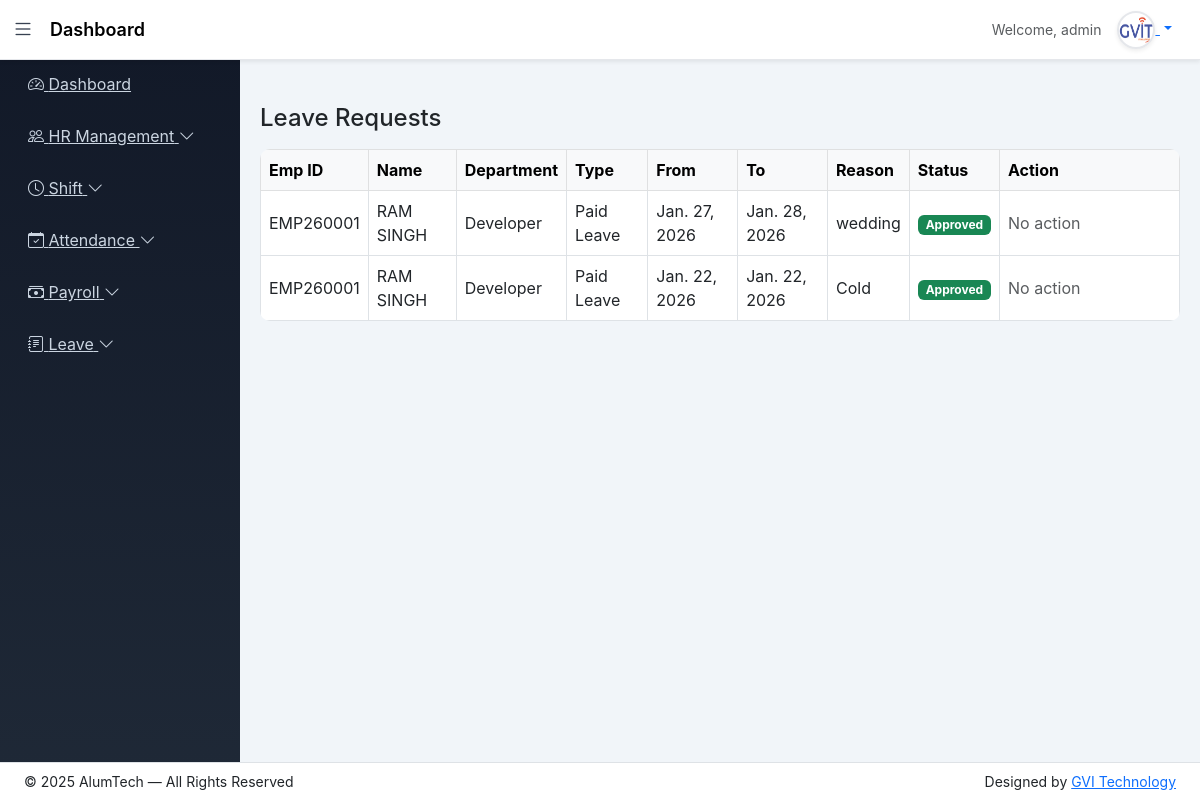
/leave/manage/ (signed in), run on an earlier commit of the app's database.
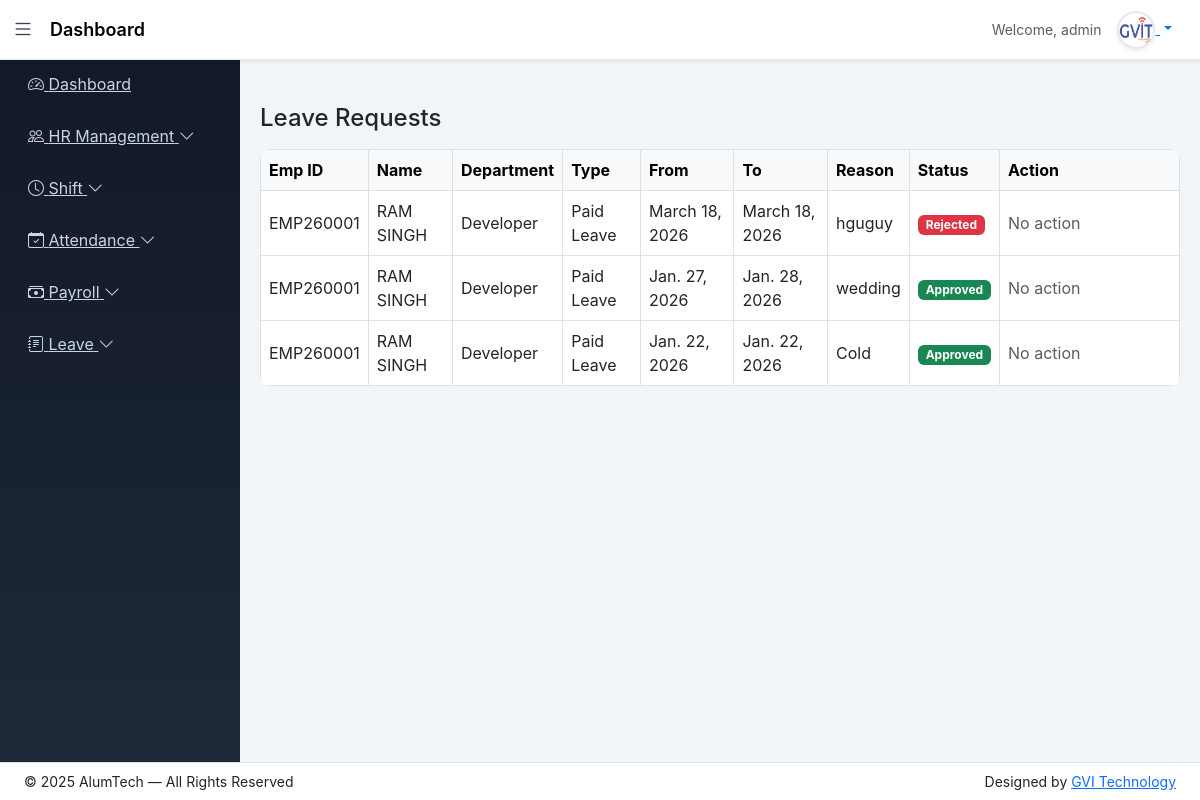
And on a later commit of the database.
### app/models.py (models this page shows, shortened)
class Leave(models.Model):
    LEAVE_TYPE_CHOICES = [
        ('CL', 'Casual Leave'),
        ('SL', 'Sick Leave'),
        ('PL', 'Paid Leave'),
    ]
    STATUS_CHOICES = [
        ('Pending', 'Pending'),
        ('Approved', 'Approved'),
        ('Rejected', 'Rejected'),
    ]
    employee = models.ForeignKey(Employee,on_delete=models.CASCADE,related_name='leaves')
    leave_type = models.CharField(max_length=20,choices=LEAVE_TYPE_CHOICES)
    start_date = models.DateField()
    end_date = models.DateField()
    reason = models.TextField()
    status = models.CharField(max_length=20,choices=STATUS_CHOICES,default='Pending')
    rejection_reason = models.TextField(blank=True, null=True)
    applied_at = models.DateTimeField(auto_now_add=True)
    reviewed_by = models.ForeignKey(User,on_delete=models.SET_NULL,null=True,blank=True)
    reviewed_at = models.DateTimeField(null=True, blank=True)

class Employee(models.Model):
    BLOOD_GROUP_CHOICES = [
        ('A+', 'A+'), ('A-', 'A-'),
        ('B+', 'B+'), ('B-', 'B-'),
        ('O+', 'O+'), ('O-', 'O-'),
        ('AB+', 'AB+'), ('AB-', 'AB-'),
    ]
    BACHELOR_CHOICES = [
        ('BCom', 'B.Com'),
        ('BSc', 'B.Sc'),
        ('BA', 'B.A'),
        ('BTech', 'B.Tech'),
    ]
    MASTER_CHOICES = [
        ('MCom', 'M.Com'),
        ('MSc', 'M.Sc'),
        ('MA', 'M.A'),
        ('MTech', 'M.Tech'),
    ]
    first_name = models.CharField(max_length=50)
    middle_name = models.CharField(max_length=50, blank=True)
    last_name = models.CharField(max_length=50)
    gender = models.CharField(max_length=10,choices=[('Male','Male'),('Female','Female'),('Other','Other')])
    blood_group = models.CharField(max_length=10, choices=BLOOD_GROUP_CHOICES, blank=True, null=True)
    date_of_birth = models.DateField(null=True, blank=True)
    father_name = models.CharField(max_length=100, blank=True)
    mother_name = models.CharField(max_length=100, blank=True)
    user = models.OneToOneField(User, on_delete=models.CASCADE, null=True, blank=True, related_name='employee_profile')
    email = models.EmailField(unique=True)
    contact_no = models.CharField(max_length=15)
    emergency_contact = models.CharField(max_length=15)
    address = models.TextField(blank=True, null=True)
    permanent_address = models.TextField(blank=True, null=True)
    bachelor_degree = models.CharField(max_length=10, choices=BACHELOR_CHOICES, blank=True, null=True)
    master_degree = models.CharField(max_length=10, choices=MASTER_CHOICES, blank=True, null=True)
    employee_id = models.CharField(max_length=20, unique=True)
    role = models.CharField(
    max_length=20,
    choices=[
        ('HR','HR'),
        ('ACCOUNTS','Accounts'),
        ('EMPLOYEE','Employee')
    ],
    default='EMPLOYEE'
)
    department = models.ForeignKey(Department, on_delete=models.PROTECT)
    designation = models.ForeignKey(Designation, on_delete=models.PROTECT)
    date_of_joining = models.DateField(blank=True, null=True)
    photo = models.ImageField(upload_to='employees/', blank=True, null=True)
    pan_no = models.CharField(max_length=10,blank=True,null=True)
    Aadhar_no = models.CharField(max_length=12,blank=True,null=True)
    Bank_name = models.CharField(max_length=50,blank=True,null=True)
    acc_no = models.CharField(max_length=15,blank=True,null=True)
    ifsc_no = models.CharField(max_length=15,blank=True,null=True)
    branch_name = models.CharField(max_length=50,blank=True,null=True)
    is_active = models.BooleanField(default=True)
    created_at = models.DateTimeField(auto_now_add=True)
    lwp_balance = models.IntegerField(default=0)
    generated_at = models.DateField(blank=True, null=True)
    created_by = models.ForeignKey(User, on_delete=models.SET_NULL, null=True, blank=True, related_name='created_employees')
    def full_name(self):
        return f"{self.first_name} {self.middle_name} {self.last_name}".strip()

class Department(models.Model):
    name = models.CharField(max_length=100, unique=True)
    description = models.TextField(blank=True)

### app/views.py (the view)
# urls.py: path('leave/manage/', views.admin_leave_list, name='admin_leave_list'),
@login_required(login_url='login')
def admin_leave_list(request):
    leaves = Leave.objects.select_related(
        'employee__department',
        'employee__designation'
    ).order_by('-applied_at')
    return render(request, 'leave/admin_leave_list.html', {
        'leaves': leaves
    })

### templates/leave/admin_leave_list.html (shortened to what this page needs)
{% extends 'base_dashboard.html' %}
{% block content %}
<h4 class="mb-3">Leave Requests</h4>
<table class="table table-bordered align-middle">
  <thead class="table-light">
    <tr>
      <th>Emp ID</th>
      <th>Name</th>
      <th>Department</th>
      <th>Type</th>
      <th>From</th>
      <th>To</th>
      <th>Reason</th>
      <th>Status</th>
      <th width="180">Action</th>
    </tr>
  </thead>
  <tbody>
    {% for leave in leaves %}
    <tr>
      <td>{{ leave.employee.employee_id }}</td>
      <td>{{ leave.employee.full_name }}</td>
      <td>{{ leave.employee.department.name }}</td>
      <td>{{ leave.get_leave_type_display }}</td>
      <td>{{ leave.start_date }}</td>
      <td>{{ leave.end_date }}</td>
      <td>{{ leave.reason|truncatechars:40 }}</td>
      <td>
        <span
          class="badge {% if leave.status == 'Approved' %}bg-success{% elif leave.status == 'Rejected' %}bg-danger{% else %}bg-warning{% endif %}"
        >
          {{ leave.status }}
        </span>
      </td>
      <td>
        {% if leave.status == 'Pending' %}
        <button
          class="btn btn-success btn-sm"
          data-bs-toggle="modal"
          data-bs-target="#approveModal{{ leave.id }}"
        >
          Approve
        </button>
        <button
          class="btn btn-danger btn-sm"
          data-bs-toggle="modal"
          data-bs-target="#rejectModal{{ leave.id }}"
        >
          Reject
        </button>
        {% else %}
        <span class="text-muted">No action</span>
        {% endif %}
      </td>
    </tr>
    {% empty %}
    <tr>
      <td colspan="9" class="text-center text-muted">
        No leave requests found
      </td>
    </tr>
    {% endfor %}
  </tbody>
</table>
{% endblock %}

### templates/base_dashboard.html (shortened to what this page needs)
{% load static %}
<!doctype html>
<html lang="en">
<head>
<link href="https://cdn.jsdelivr.net/npm/bootstrap@5.3.0/dist/css/bootstrap.min.css" rel="stylesheet">
<link href="https://cdn.jsdelivr.net/npm/bootstrap-icons@1.11.3/font/bootstrap-icons.css" rel="stylesheet">
<link rel="stylesheet" href="{% static 'css/dashboard_style.css' %}">
</head>
<body>
{% if request.user.is_superuser %}
{% include "includes/sidebar_admin.html" %}
{% elif request.user.employee_profile.role == "HR" %}
{% include "includes/sidebar_hr.html" %}
{% elif request.user.employee_profile.role == "ACCOUNTS" %}
{% include "includes/sidebar_accounts.html" %}
{% else %}
{% include "includes/sidebar_employee.html" %}
{% endif %}
<nav class="navbar navbar-expand-lg navbar-custom shadow-sm" id="navbar">
<div class="container-fluid">
<i class="bi bi-list toggle-btn" onclick="toggleSidebar()"></i>
<span class="navbar-brand ms-3 fw-semibold">
{% block page_title %}Dashboard{% endblock %}
</span>
<div class="ms-auto d-flex align-items-center gap-3 me-3">
<span class="text-muted small">
Welcome, {{ request.user.username }}
</span>
<div class="dropdown">
<a href="#" class="dropdown-toggle profile-toggle" data-bs-toggle="dropdown">
<img src="{% static 'images/gvit.png' %}"
width="38"
height="38"
class="rounded-circle shadow-sm">
</a>
</div>
</div>
</div>
</nav>
<div class="content mt-4" id="content">
{% block content %}{% endblock %}
</div>
<footer id="footer" class="bg-secondary border-top fixed-bottom">
<div class="container-fluid px-4">
<div class="row align-items-center py-2">
<div class="col-md-6 small">
© 2025 AlumTech — All Rights Reserved
</div>
<div class="col-md-6 text-md-end small">
Designed by
<a href="https://www.gvitechnology.com/" target="_blank">
GVI Technology
</a>
</div>
</div>
</div>
</footer>
</body>
</html>

### templates/includes/sidebar_admin.html (shortened to what this page needs)
{% load static %}
<div class="sidebar" id="sidebar">
<div class="sidebar-logo text-center mb-3">
</div>
<a href="{% url 'dashboard' %}">
<i class="bi bi-speedometer2"></i>
<span>Dashboard</span>
</a>
<a class="menu-toggle" data-bs-toggle="collapse" href="#hrMenu">
<i class="bi bi-people"></i>
<span>HR Management</span>
<i class="bi bi-chevron-down ms-auto"></i>
</a>
<a class="menu-toggle" data-bs-toggle="collapse" href="#shiftMenu">
<i class="bi bi-clock"></i>
<span>Shift</span>
<i class="bi bi-chevron-down ms-auto"></i>
</a>
<a class="menu-toggle" data-bs-toggle="collapse" href="#attendanceMenu">
<i class="bi bi-calendar-check"></i>
<span>Attendance</span>
<i class="bi bi-chevron-down ms-auto"></i>
</a>
<a class="menu-toggle" data-bs-toggle="collapse" href="#salaryMenu">
<i class="bi bi-cash-stack"></i>
<span>Payroll</span>
<i class="bi bi-chevron-down ms-auto"></i>
</a>
<a class="menu-toggle" data-bs-toggle="collapse" href="#leaveMenu">
<i class="bi bi-journal-text"></i>
<span>Leave</span>
<i class="bi bi-chevron-down ms-auto"></i>
</a>
</div>

### static/css/dashboard_style.css (style rules this page uses)
body { background: #f1f5f9; font-family: 'Inter', sans-serif; }
.navbar-custom { background: #ffffff; border-bottom: 1px solid #e5e7eb; height: 60px; }
.navbar-brand { font-weight: 600; font-size: 18px; }
.toggle-btn { font-size: 22px; cursor: pointer; color: #374151; }
#sidebar { background: linear-gradient(180deg, #111827, #1f2937); color: #cbd5e1; width: 240px; height: 100vh; position: fixed; transition: 0.3s; }
#sidebar a { color: #cbd5e1; padding: 12px 18px; display: block; border-radius: 8px; margin: 4px 10px; transition: 0.3s; }
.content { margin-left: 240px; padding: 20px; transition: 0.3s; }
.table { border-radius: 10px; overflow: hidden; }
#footer { background: #ffffff !important; border-top: 1px solid #e5e7eb; }
.profile-toggle img { border: 2px solid #e5e7eb; }

What changed in the data, as far as the page shows it:
added Leave: employee.employee_id "EMP260001", employee.full_name "RAM SINGH", employee.department.name "Developer", leave_type "Paid Leave", start_date "March 18, 2026", end_date "March 18, 2026", reason "hguguy", status "Rejected", shows "No action"
